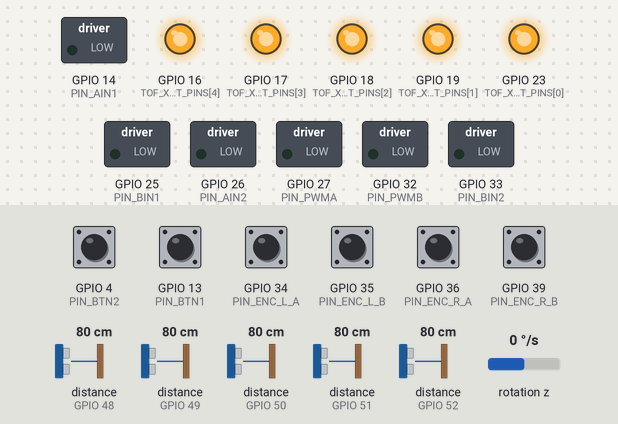
This sketch was run on a simulated ESP32. Shown: switched loads named in the sketch (green lamp = pin HIGH), output pins drawn as LEDs (lit = HIGH). Wiring (inferred from the names in the program): MPU-6050 motion sensor at I2C address 0x68. Dashed ring = blinking. Inputs (shaded band) come from the test bench; at power-on: GPIO 4 (PIN_BTN2), GPIO 13 (PIN_BTN1), GPIO 34 (PIN_ENC_L_A), GPIO 35 (PIN_ENC_L_B), GPIO 36 (PIN_ENC_R_A), GPIO 39 (PIN_ENC_R_B) HIGH, distance to the obstacle (sensors on GPIO 48, GPIO 49, GPIO 50, GPIO 51, GPIO 52) 80 cm, rotation z 0 °/s. What the sketch prints to the serial monitor is not drawn.

Above: at 3.2 s.
3.3 s: GPIO 13 (PIN_BTN1) pulled LOW for 0.15 s
At 4.9 s:
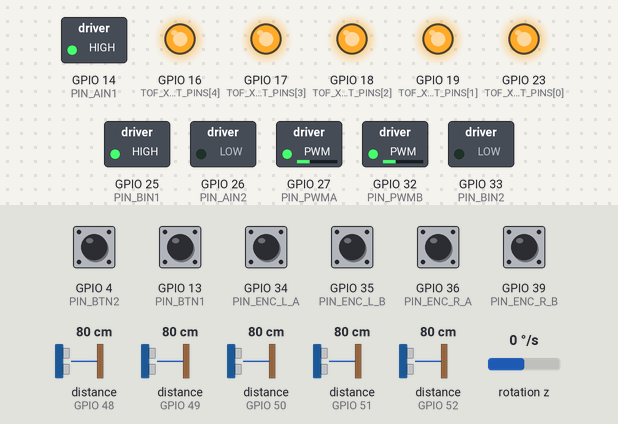
6.4 s: distance to the obstacle (sensor on GPIO 48) set to 18 cm
9.4 s: distance to the obstacle (sensor on GPIO 48) set to 15 cm
At 11.3 s:
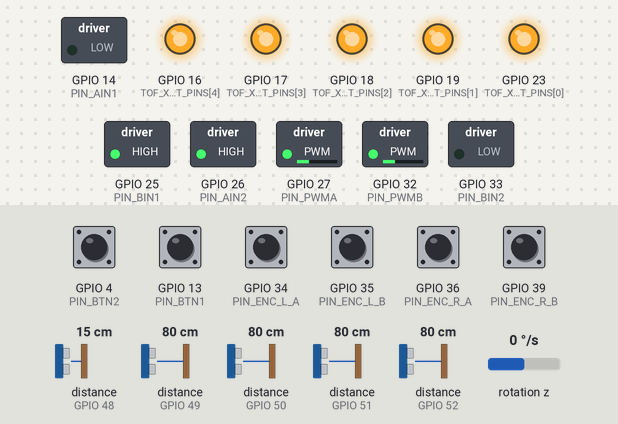
11.5 s: distance to the obstacle (sensor on GPIO 49) set to 10 cm
13.0 s: distance to the obstacle (sensor on GPIO 49) set to 7 cm
At 14.2 s:
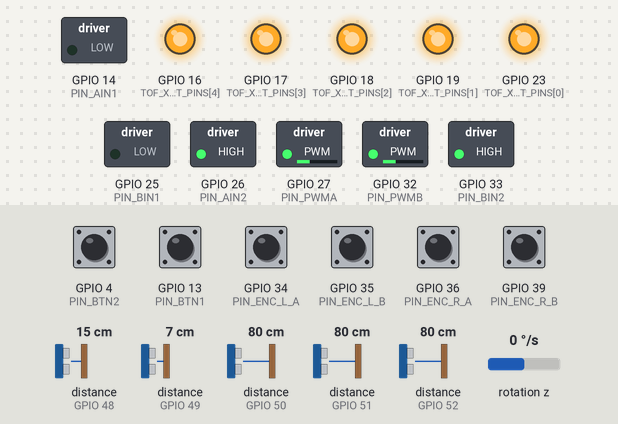
16.0 s: rotation z set to -192 °/s
At 17.2 s:
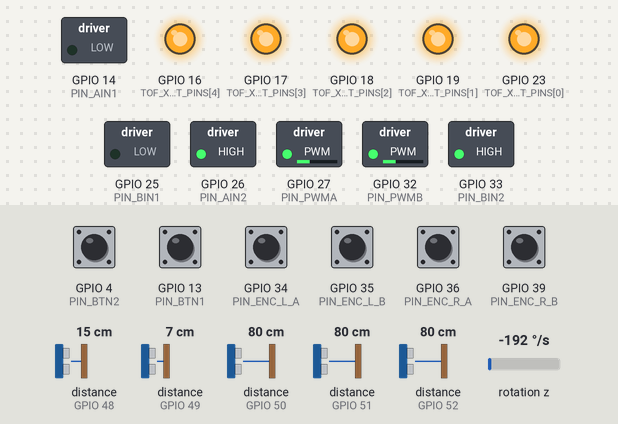
Timing chart, 0 to 66.5 s (numbered marks = the images above; inputs shaded):
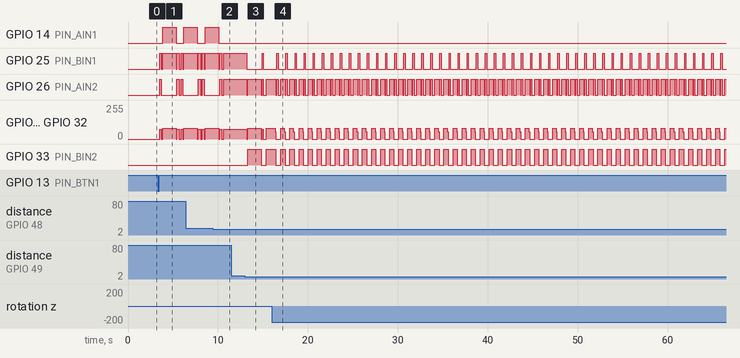

Measured:
- the behaviour switches between 16 and 15 cm on distance to the obstacle (sensor on GPIO 48) (found by bisection; images 1 and 2)
- the behaviour switches between 9 and 8 cm on distance to the obstacle (sensor on GPIO 49) (found by bisection; images 2 and 3)
- after the input at 3.3 s, GPIO 14 (PIN_AIN1): LOW → HIGH after 0.54 s, → LOW 1.5 s later, → HIGH 0.87 s later; GPIO 25 (PIN_BIN1): LOW → HIGH after 0.24 s, → LOW 0.18 s later, → HIGH 0.12 s later, → LOW 1.5 s later, … (9 changes in this stretch)
- after the input at 9.4 s, GPIO 14 (PIN_AIN1): goes on until 10.1 s, then stays LOW; GPIO 25 (PIN_BIN1), GPIO 26 (PIN_AIN2): goes on until 10.6 s, then stays HIGH; GPIO 27 (PIN_PWMA), GPIO 32 (PIN_PWMB): goes on until 10.6 s, then stays 75/255
- after the input at 11.5 s, every drawn part: stays the same
- after the input at 13.0 s, GPIO 25 (PIN_BIN1): HIGH → LOW after 0.22 s, → HIGH 1.7 s later, → LOW 0.15 s later; GPIO 26 (PIN_AIN2): goes LOW 0.08 s, HIGH 1.5 s, LOW 0.10 s, HIGH 0.15 s, LOW 0.30 s, then HIGH, starting after 0.22 s; GPIO 33 (PIN_BIN2): LOW → HIGH after 0.30 s, → LOW 1.5 s later, → HIGH 0.55 s later
- after the input at 16.0 s, GPIO 25 (PIN_BIN1): alternates HIGH for 0.15 s and LOW for 0.86 s, starting after 0.56 s; GPIO 33 (PIN_BIN2): alternates HIGH for 0.46 s and LOW for 0.55 s, starting after 0.46 s

The sketch:

micromouse_robot.ino
```cpp
/**
 * ============================================================================
 * 🐭 AUTONOMOUS MICROMOUSE: LEFT-HAND RULE (LSRB) MAZE SOLVER
 * ============================================================================
 * Compatible with ESP32 Arduino Core 2.x and 3.x
 *
 * Hardware Specifications:
 *   - Microcontroller : ESP32 Dev Module (240 MHz)
 *   - Motor Driver    : TB6612FNG
 *       Left Motor    : PWMA=27, AIN1=14, AIN2=26 (FWD: AIN1=LOW, AIN2=HIGH)
 *       Right Motor   : PWMB=32, BIN1=25, BIN2=33 (FWD: BIN1=HIGH, BIN2=LOW)
 *   - Encoders        : 4x Quadrature, 4.7k pull-ups to 3.3V
 *       Left Encoder  : GPIO 34 (A), GPIO 35 (B) -> L_ENC_DIR = 1
 *       Right Encoder : GPIO 36 (A), GPIO 39 (B) -> R_ENC_DIR = -1
 *       Measured CPR  : ~2772.1 counts/rev
 *   - Buttons         : BTN1 = GPIO 13 (Start / Pause), BTN2 = GPIO 4 (Reset / Zero)
 *   - I2C Bus         : SDA = 21, SCL = 22 (400 kHz Fast I2C)
 *   - 5x ToF Sensors  : VL53L0X, XSHUT on pins 23(L), 19(FL), 18(F), 17(FR), 16(R)
 *   - IMU             : MPU-6050 (Direct I2C @ 0x68) for Z-axis Yaw gyro integration
 *
 * Left-Hand Rule (LSRB) Priority:
 *   1. Priority 1 (LEFT)     : If Left is open (> 150mm)  -> Turn 90° Left & Advance
 *   2. Priority 2 (STRAIGHT) : Else if Front is open      -> Drive Straight (Wall Centered)
 *   3. Priority 3 (RIGHT)    : Else if Right is open      -> Turn 90° Right & Advance
 *   4. Priority 4 (U-TURN)   : Else (All Blocked)         -> 180° Dead End U-Turn
 * ============================================================================
 */

#include <Arduino.h>
#include <Wire.h>
#include <Adafruit_VL53L0X.h>
#include <esp_arduino_version.h>
#include "soc/gpio_struct.h"

// ============================================================================
// 1. PIN DEFINITIONS & CONSTANTS
// ============================================================================

// Motor Driver (TB6612)
#define PIN_PWMA 27
#define PIN_AIN1 14
#define PIN_AIN2 26

#define PIN_PWMB 32
#define PIN_BIN1 25
#define PIN_BIN2 33

// Quadrature Encoders (GPIO 34-39 are input-only, need external 4.7k pull-ups)
#define PIN_ENC_L_A 34
#define PIN_ENC_L_B 35
#define PIN_ENC_R_A 36
#define PIN_ENC_R_B 39

#define L_ENC_DIR  1
#define R_ENC_DIR -1

const float CPR_LEFT      = 2788.0f;
const float CPR_RIGHT     = 2788.0f;
const float WHEEL_DIAM_MM = 33.5f;
const float MM_PER_COUNT  = 3.14159265f * WHEEL_DIAM_MM / CPR_LEFT; // ~0.03775 mm per count

// Pushbuttons
#define PIN_BTN1 13   // Button 1: Start / Pause Maze Solver
#define PIN_BTN2 4    // Button 2: Reset Heading & Encoders

// I2C Pins
#define PIN_I2C_SDA 21
#define PIN_I2C_SCL 22

// 5x VL53L0X Time-of-Flight Sensors
#define NUM_TOF 5
const int TOF_XSHUT_PINS[NUM_TOF]    = {23, 19, 18, 17, 16};
const uint8_t TOF_I2C_ADDRS[NUM_TOF] = {0x30, 0x31, 0x32, 0x33, 0x34};

#define SENS_LEFT   0  // Left 90° (Pin 23)
#define SENS_FL     1  // Front-Left 45° (Pin 19)
#define SENS_FRONT  2  // Front Center 0° (Pin 18)
#define SENS_FR     3  // Front-Right 45° (Pin 17)
#define SENS_RIGHT  4  // Right 90° (Pin 16)

// PWM Settings
const int pwmFreq = 5000;
const int pwmChannelLeft = 0;
const int pwmChannelRight = 1;
const int pwmResolution = 8; // 0-255

// Navigation Speeds (PWM values)
const int cruiseSpeed = 75; // 50% Cruise PWM
const int turnSpeed   = 80; // Pivot Turn PWM

// Sensor Decision Thresholds (in mm)
const uint16_t SIDE_OPEN_THRESHOLD_MM  = 150; // Side opening if distance > 150mm
const uint16_t FRONT_WALL_THRESHOLD_MM = 110; // Front blocked if distance < 110mm
const uint16_t NOMINAL_SIDE_DIST_MM    = 84;  // Center distance in 168mm corridor

// PID Control Gains
const float KP_WALL = 0.35f;
const float KP_GYRO = 2.50f;
const float KD_GYRO = 0.60f;

// ============================================================================
// 2. GLOBAL STATE
// ============================================================================
volatile int32_t encLeftTicks  = 0;
volatile int32_t encRightTicks = 0;
volatile uint8_t leftState = 0;
volatile uint8_t rightState = 0;

float gyroZOffset = 0.0f;
float currentYawDeg = 0.0f;
float targetHeadingDeg = 0.0f;
unsigned long lastGyroMicros = 0;

Adafruit_VL53L0X tofSensors[NUM_TOF];
uint16_t tofDistMm[NUM_TOF] = {999, 999, 999, 999, 999};

bool solverActive = false;
unsigned long lastPrintTime = 0;
unsigned long lastBtnCheck = 0;

// Quadrature lookup: index = (prevAB << 2) | newAB
// 0 = no move, +1/-1 = one step, 2 = illegal
static const int8_t QDEC[16] = {
   0, -1,  1,  2,
   1,  0,  2, -1,
  -1,  2,  0,  1,
   2,  1, -1,  0
};

// Fast register read for GPIO 32-39
static inline uint8_t IRAM_ATTR readAB(uint8_t pinA, uint8_t pinB) {
  uint32_t in = GPIO.in1.val;
  return (((in >> (pinA - 32)) & 1) << 1) | ((in >> (pinB - 32)) & 1);
}

// Encoder ISRs
void IRAM_ATTR isrEncoderLeft() {
  uint8_t s = readAB(PIN_ENC_L_A, PIN_ENC_L_B);
  int8_t d = QDEC[(leftState << 2) | s];
  if (d != 2) encLeftTicks += d * L_ENC_DIR;
  leftState = s;
}

void IRAM_ATTR isrEncoderRight() {
  uint8_t s = readAB(PIN_ENC_R_A, PIN_ENC_R_B);
  int8_t d = QDEC[(rightState << 2) | s];
  if (d != 2) encRightTicks += d * R_ENC_DIR;
  rightState = s;
}

void initEncoders() {
  pinMode(PIN_ENC_L_A, INPUT);
  pinMode(PIN_ENC_L_B, INPUT);
  pinMode(PIN_ENC_R_A, INPUT);
  pinMode(PIN_ENC_R_B, INPUT);

  leftState = readAB(PIN_ENC_L_A, PIN_ENC_L_B);
  rightState = readAB(PIN_ENC_R_A, PIN_ENC_R_B);

  attachInterrupt(digitalPinToInterrupt(PIN_ENC_L_A), isrEncoderLeft, CHANGE);
  attachInterrupt(digitalPinToInterrupt(PIN_ENC_L_B), isrEncoderLeft, CHANGE);
  attachInterrupt(digitalPinToInterrupt(PIN_ENC_R_A), isrEncoderRight, CHANGE);
  attachInterrupt(digitalPinToInterrupt(PIN_ENC_R_B), isrEncoderRight, CHANGE);
}

// ============================================================================
// 3. MOTOR DRIVER (ESP32 CORE 2.x & 3.x COMPATIBLE)
// ============================================================================
inline void pwmWriteLeft(uint32_t val) {
#if defined(ESP_ARDUINO_VERSION) && (ESP_ARDUINO_VERSION >= ESP_ARDUINO_VERSION_VAL(3, 0, 0))
  ledcWrite(PIN_PWMA, val);
#else
  ledcWrite(pwmChannelLeft, val);
#endif
}

inline void pwmWriteRight(uint32_t val) {
#if defined(ESP_ARDUINO_VERSION) && (ESP_ARDUINO_VERSION >= ESP_ARDUINO_VERSION_VAL(3, 0, 0))
  ledcWrite(PIN_PWMB, val);
#else
  ledcWrite(pwmChannelRight, val);
#endif
}

void setupMotors() {
  pinMode(PIN_AIN1, OUTPUT);
  pinMode(PIN_AIN2, OUTPUT);
  pinMode(PIN_BIN1, OUTPUT);
  pinMode(PIN_BIN2, OUTPUT);

#if defined(ESP_ARDUINO_VERSION) && (ESP_ARDUINO_VERSION >= ESP_ARDUINO_VERSION_VAL(3, 0, 0))
  ledcAttach(PIN_PWMA, pwmFreq, pwmResolution);
  ledcAttach(PIN_PWMB, pwmFreq, pwmResolution);
#else
  ledcSetup(pwmChannelLeft, pwmFreq, pwmResolution);
  ledcSetup(pwmChannelRight, pwmFreq, pwmResolution);
  ledcAttachPin(PIN_PWMA, pwmChannelLeft);
  ledcAttachPin(PIN_PWMB, pwmChannelRight);
#endif
}

void setMotorLeft(int speed) {
  speed = constrain(speed, -255, 255);
  if (speed > 0) {
    digitalWrite(PIN_AIN1, LOW);
    digitalWrite(PIN_AIN2, HIGH);
    pwmWriteLeft(speed);
  } else if (speed < 0) {
    digitalWrite(PIN_AIN1, HIGH);
    digitalWrite(PIN_AIN2, LOW);
    pwmWriteLeft(-speed);
  } else {
    digitalWrite(PIN_AIN1, LOW);
    digitalWrite(PIN_AIN2, LOW);
    pwmWriteLeft(0);
  }
}

void setMotorRight(int speed) {
  speed = constrain(speed, -255, 255);
  if (speed > 0) {
    digitalWrite(PIN_BIN1, HIGH);
    digitalWrite(PIN_BIN2, LOW);
    pwmWriteRight(speed);
  } else if (speed < 0) {
    digitalWrite(PIN_BIN1, LOW);
    digitalWrite(PIN_BIN2, HIGH);
    pwmWriteRight(-speed);
  } else {
    digitalWrite(PIN_BIN1, LOW);
    digitalWrite(PIN_BIN2, LOW);
    pwmWriteRight(0);
  }
}

void setMotorRaw(int leftPwm, int rightPwm) {
  setMotorLeft(leftPwm);
  setMotorRight(rightPwm);
}

void stopMotors() {
  setMotorLeft(0);
  setMotorRight(0);
}

// ============================================================================
// 4. MPU-6050 DIRECT I2C DRIVER (YAW INTEGRATION)
// ============================================================================
void initMPU6050() {
  Wire.beginTransmission(0x68);
  Wire.write(0x6B); // Power Management 1
  Wire.write(0x00); // Wake up MPU-6050
  Wire.endTransmission(true);

  Wire.beginTransmission(0x68);
  Wire.write(0x1B); // Gyro Config
  Wire.write(0x08); // +/- 500 deg/s range (65.5 LSB/(deg/s))
  Wire.endTransmission(true);

  delay(100);

  Serial.print("Calibrating Gyro... Keep robot still...");
  long sum = 0;
  for (int i = 0; i < 500; i++) {
    Wire.beginTransmission(0x68);
    Wire.write(0x47); // GYRO_ZOUT_H
    Wire.endTransmission(false);
    Wire.requestFrom((uint8_t)0x68, (uint8_t)2, (uint8_t)true);
    if (Wire.available() >= 2) {
      sum += (Wire.read() << 8) | Wire.read();
    }
    delay(2);
  }
  gyroZOffset = (float)sum / 500.0f;
  lastGyroMicros = micros();
  Serial.printf(" Done! Bias: %.2f\n", gyroZOffset);
}

float readGyroZRate() {
  Wire.beginTransmission(0x68);
  Wire.write(0x47);
  Wire.endTransmission(false);
  Wire.requestFrom((uint8_t)0x68, (uint8_t)2, (uint8_t)true);
  if (Wire.available() >= 2) {
    int16_t rawZ = (Wire.read() << 8) | Wire.read();
    return (float)(rawZ - gyroZOffset) / 65.5f;
  }
  return 0.0f;
}

void updateYaw() {
  unsigned long now = micros();
  float dt = (now - lastGyroMicros) / 1000000.0f;
  lastGyroMicros = now;
  if (dt > 0.05f) dt = 0.005f;
  currentYawDeg += readGyroZRate() * dt;
}

// ============================================================================
// 5. 5x VL53L0X TOF SENSOR DRIVERS
// ============================================================================
void initToFSensors() {
  for (int i = 0; i < NUM_TOF; i++) {
    pinMode(TOF_XSHUT_PINS[i], OUTPUT);
    digitalWrite(TOF_XSHUT_PINS[i], LOW);
  }
  delay(20);

  for (int i = 0; i < NUM_TOF; i++) {
    digitalWrite(TOF_XSHUT_PINS[i], HIGH);
    delay(15);
    if (tofSensors[i].begin(TOF_I2C_ADDRS[i])) {
      Serial.printf("✅ ToF %d online at 0x%02X\n", i, TOF_I2C_ADDRS[i]);
    } else {
      Serial.printf("⚠️ ToF %d failed!\n", i);
    }
    delay(10);
  }
}

void readAllToFSensors() {
  for (int i = 0; i < NUM_TOF; i++) {
    VL53L0X_RangingMeasurementData_t measure;
    tofSensors[i].rangingTest(&measure, false);
    if (measure.RangeStatus != 4) {
      tofDistMm[i] = measure.RangeMilliMeter;
    } else {
      tofDistMm[i] = 999;
    }
  }
}

// ============================================================================
// 6. CLOSED-LOOP GYRO TURNING ROUTINES
// ============================================================================

// 90° Turn LEFT
void turnLeft90() {
  Serial.println("\n👈 [LSRB] Priority 1: TURN LEFT 90°");
  stopMotors(); delay(80);
  updateYaw();
  float startYaw = currentYawDeg;
  unsigned long turnStartTime = millis();

  while (millis() - turnStartTime < 1500) {
    updateYaw();
    float turned = currentYawDeg - startYaw; // Increases toward +90°
    if (turned >= 88.0f) break;
    int speed = (turned >= 75.0f) ? (int)(turnSpeed * 0.70f) : turnSpeed;
    if (speed < 50) speed = 50;
    setMotorRaw(-speed, speed);
    delay(2);
  }
  stopMotors(); delay(100);
  updateYaw();
  targetHeadingDeg = currentYawDeg;
}

// 90° Turn RIGHT
void turnRight90() {
  Serial.println("\n👉 [LSRB] Priority 3: TURN RIGHT 90°");
  stopMotors(); delay(80);
  updateYaw();
  float startYaw = currentYawDeg;
  unsigned long turnStartTime = millis();

  while (millis() - turnStartTime < 1500) {
    updateYaw();
    float turned = currentYawDeg - startYaw; // Decreases toward -90°
    if (turned <= -88.0f) break;
    int speed = (turned <= -75.0f) ? (int)(turnSpeed * 0.70f) : turnSpeed;
    if (speed < 50) speed = 50;
    setMotorRaw(speed, -speed);
    delay(2);
  }
  stopMotors(); delay(100);
  updateYaw();
  targetHeadingDeg = currentYawDeg;
}

// 180° Dead End U-TURN
void turnUTurn180() {
  Serial.println("\n🔄 [LSRB] Priority 4: DEAD END -> 180° U-TURN");
  stopMotors(); delay(80);
  updateYaw();
  float startYaw = currentYawDeg;
  unsigned long turnStartTime = millis();

  while (millis() - turnStartTime < 2500) {
    updateYaw();
    float turned = currentYawDeg - startYaw;
    if (turned <= -176.0f || turned >= 176.0f) break;
    setMotorRaw(turnSpeed, -turnSpeed);
    delay(2);
  }
  stopMotors(); delay(100);
  updateYaw();
  targetHeadingDeg = currentYawDeg;
}

// Drive straight a fixed duration to pass junction axle
void inchForward(int durationMs) {
  unsigned long startTime = millis();
  while (millis() - startTime < (unsigned long)durationMs) {
    updateYaw();
    float headingError = targetHeadingDeg - currentYawDeg;
    float steer = KP_GYRO * headingError;
    setMotorRaw(cruiseSpeed - (int)steer, cruiseSpeed + (int)steer);
    delay(2);
  }
  stopMotors();
  delay(40);
}

// ============================================================================
// 7. LEFT-HAND RULE (LSRB) DECISION ENGINE
// ============================================================================
void executeLeftHandRuleStep() {
  readAllToFSensors();
  updateYaw();

  uint16_t distL     = tofDistMm[SENS_LEFT];
  uint16_t distFL    = tofDistMm[SENS_FL];
  uint16_t distFront = tofDistMm[SENS_FRONT];
  uint16_t distFR    = tofDistMm[SENS_FR];
  uint16_t distR     = tofDistMm[SENS_RIGHT];

  bool leftIsOpen  = (distL > SIDE_OPEN_THRESHOLD_MM);
  bool frontIsOpen = (distFront > FRONT_WALL_THRESHOLD_MM) && (distFL > 80) && (distFR > 80);
  bool rightIsOpen = (distR > SIDE_OPEN_THRESHOLD_MM);

  // PRIORITY 1: LEFT IS OPEN -> Turn 90° Left and advance
  if (leftIsOpen) {
    Serial.printf("[LSRB] Left is OPEN (%dmm) -> Taking Left Turn!\n", distL);
    inchForward(180);
    turnLeft90();
    inchForward(250);
    return;
  }

  // PRIORITY 2: STRAIGHT IS OPEN -> Drive straight with wall centering
  if (frontIsOpen) {
    float steer = 0.0f;
    bool hasL = (distL < SIDE_OPEN_THRESHOLD_MM);
    bool hasR = (distR < SIDE_OPEN_THRESHOLD_MM);

    if (hasL && hasR) {
      steer = KP_WALL * ((float)distL - (float)distR);
    } else if (hasL) {
      steer = KP_WALL * ((float)distL - (float)NOMINAL_SIDE_DIST_MM) * 1.2f;
    } else if (hasR) {
      steer = KP_WALL * ((float)NOMINAL_SIDE_DIST_MM - (float)distR) * 1.2f;
    } else {
      steer = KP_GYRO * (targetHeadingDeg - currentYawDeg) - KD_GYRO * readGyroZRate();
    }
    steer = constrain(steer, -35.0f, 35.0f);
    setMotorRaw(cruiseSpeed - (int)steer, cruiseSpeed + (int)steer);
    return;
  }

  // PRIORITY 3: RIGHT IS OPEN -> Turn 90° Right and advance
  if (rightIsOpen) {
    Serial.printf("[LSRB] Left & Front blocked, Right is OPEN (%dmm) -> Turn Right!\n", distR);
    turnRight90();
    inchForward(150);
    return;
  }

  // PRIORITY 4: DEAD END -> Turn 180° around
  Serial.println("[LSRB] All paths blocked -> Dead End 180° U-Turn!");
  turnUTurn180();
  inchForward(150);
}

// ============================================================================
// 8. SETUP & MAIN LOOP
// ============================================================================
void setup() {
  Serial.begin(115200);
  delay(500);

  pinMode(PIN_BTN1, INPUT_PULLUP);
  pinMode(PIN_BTN2, INPUT_PULLUP);

  setupMotors();
  stopMotors();
  initEncoders(); // Hardware 4x Quadrature Encoders Initialized!

  Wire.begin(PIN_I2C_SDA, PIN_I2C_SCL, 400000);

  initMPU6050();
  targetHeadingDeg = currentYawDeg;

  initToFSensors();

  Serial.println("\n========================================================");
  Serial.println("🐭 MICROMOUSE: LEFT-HAND RULE (LSRB) SOLVER READY!");
  Serial.println("👉 Press BTN1 (GPIO 13) : START / PAUSE Left-Hand Solver");
  Serial.println("👉 Press BTN2 (GPIO 4)  : Reset Yaw Heading & Encoders to 0");
  Serial.println("🧭 Priority Order: LEFT -> STRAIGHT -> RIGHT -> BACK");
  Serial.println("========================================================\n");
}

void loop() {
  // Check Buttons
  if (millis() - lastBtnCheck > 250) {
    // BTN1 (GPIO 13): Toggle Start / Pause
    if (digitalRead(PIN_BTN1) == LOW) {
      solverActive = !solverActive;
      if (solverActive) {
        targetHeadingDeg = currentYawDeg;
        Serial.println("\n▶️ [SOLVER STARTED] Exploring via Left-Hand Rule...");
      } else {
        stopMotors();
        Serial.println("\n⏸️ [SOLVER PAUSED] Motors stopped.");
      }
      lastBtnCheck = millis();
    }

    // BTN2 (GPIO 4): Reset Heading & Encoders
    if (digitalRead(PIN_BTN2) == LOW) {
      currentYawDeg = 0.0f;
      targetHeadingDeg = 0.0f;
      noInterrupts();
      encLeftTicks = 0;
      encRightTicks = 0;
      interrupts();
      Serial.println("\n🔄 [RESET] Heading and Encoders zeroed to 0!");
      lastBtnCheck = millis();
    }
  }

  // Execute Left-Hand Rule navigation when active
  if (solverActive) {
    executeLeftHandRuleStep();
  } else {
    stopMotors();
    readAllToFSensors();
    updateYaw();
  }

  // Print Telemetry Stream every 200ms
  if (millis() - lastPrintTime >= 200) {
    lastPrintTime = millis();
    Serial.printf("[LSRB] L:%3dmm | FL:%3dmm | FRONT:%3dmm | FR:%3dmm | R:%3dmm || Gyro:%5.1f° || %s\n",
                  tofDistMm[SENS_LEFT],
                  tofDistMm[SENS_FL],
                  tofDistMm[SENS_FRONT],
                  tofDistMm[SENS_FR],
                  tofDistMm[SENS_RIGHT],
                  currentYawDeg,
                  solverActive ? "RUNNING" : "PAUSED");
  }

  delay(4);
}
```
